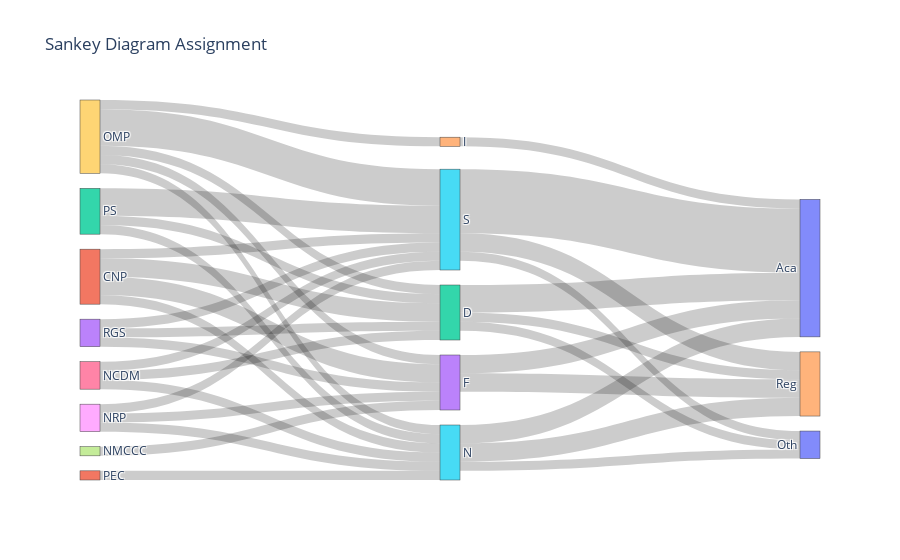

Notebook code cell kept with this figure:
### Markdown cell above
## **Sankey Diagram**
<hr>

### Code cell
# Load the Sankey diagram data
sankey_df = pd.read_csv("sankey_assignment.csv")

# Define source and target nodes
sources = ['PS', 'OMP', 'CNP', 'NRP', 'NMCCC', 'PEC', 'NCDM', 'RGS']
targets = ['Reg', 'Aca', 'Oth']
labels = sankey_df['LABEL']

# Combine all nodes into a single list and sort them alphabetically
all_nodes = sorted(sources + labels.tolist() + targets)
node_indices = {node: i for i, node in enumerate(all_nodes)}

# Create links for the Sankey diagram
links = []
for _, row in sankey_df.iterrows():
    label = row['LABEL']
    for source in sources:
        if row[source] > 0:
            links.append({'source': node_indices[source], 'target': node_indices[label], 'value': row[source]})
    for target in targets:
        if row[target] > 0:
            links.append({'source': node_indices[label], 'target': node_indices[target], 'value': row[target]})

# Create the Sankey diagram
sankey_fig = go.Figure(data=[go.Sankey(
    node=dict(pad=15, thickness=20, label=all_nodes),
    link=dict(
        source=[link['source'] for link in links],
        target=[link['target'] for link in links],
        value=[link['value'] for link in links]
    ))])
sankey_fig.update_layout(title_text="Sankey Diagram Assignment")

# Show the Sankey diagram
sankey_fig.show()

### Figure 1 — Plotly figure (JSON) as saved in the notebook; plotly's stock layout.template omitted (floating-point values rounded to 4 significant figures)
{"data": [{"link": {"source": [12, 9, 1, 8, 6, 13, 15, 15, 15, 9, 1, 8, 7, 13, 3, 3, 12, 9, 1, 6, 13, 2, 2, 2, 12, 9, 1, 8, 11, 6, 5, 5, 5, 9, 4], "target": [15, 15, 15, 15, 15, 15, 14, 0, 10, 3, 3, 3, 3, 3, 14, 0, 2, 2, 2, 2, 2, 14, 0, 10, 5, 5, 5, 5, 5, 5, 14, 0, 10, 4, 0], "value": [3, 4, 1, 1, 1, 1, 2, 7, 1, 1, 2, 1, 1, 1, 2, 2, 1, 1, 2, 1, 1, 1, 3, 1, 1, 1, 1, 1, 1, 1, 2, 2, 1, 1, 1]}, "node": {"label": ["Aca", "CNP", "D", "F", "I", "N", "NCDM", "NMCCC", "NRP", "OMP", "Oth", "PEC", "PS", "RGS", "Reg", "S"], "pad": 15, "thickness": 20}, "type": "sankey"}], "layout": {"title": {"text": "Sankey Diagram Assignment"}}}
